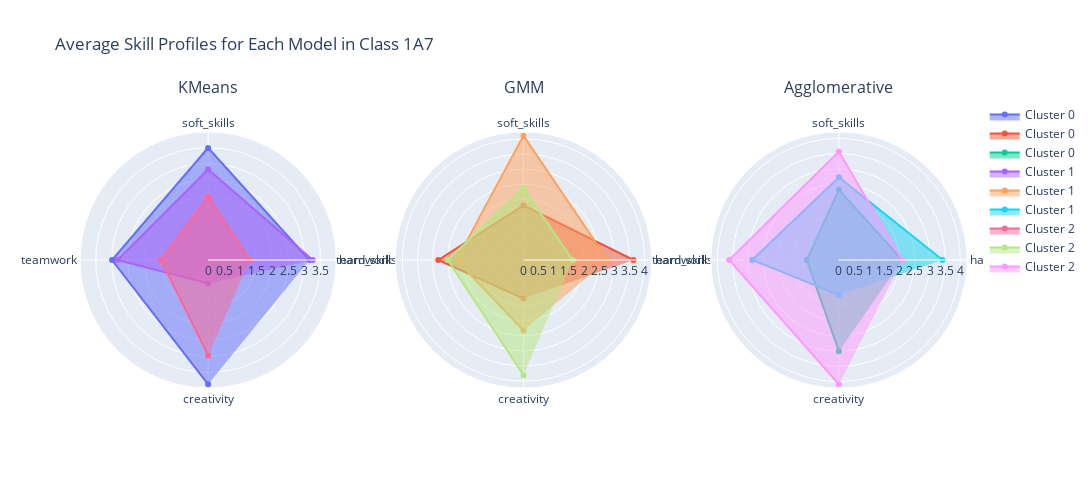

The notebook cell saved with this chart:
### Markdown cell above
#### Average Skill Profiles for Each Clustering Model
The following radar charts show the average skill profile for the clusters created by each algorithm. This gives us a better understanding of the characteristics of the groups each model has identified.

### Code cell
kmeans_avg = class_df.groupby('kmeans_cluster')[features].mean().reset_index()
gmm_avg = class_df.groupby('gmm_cluster')[features].mean().reset_index()
agglomerative_avg = class_df.groupby('agglomerative_cluster')[features].mean().reset_index()

fig = make_subplots(rows=1, cols=3, specs=[[{'type': 'polar'}, {'type': 'polar'}, {'type': 'polar'}]], subplot_titles=('KMeans', 'GMM', 'Agglomerative'))

for i in range(optimal_k):
    fig.add_trace(go.Scatterpolar(r=kmeans_avg.iloc[i, 1:], theta=features, fill='toself', name=f'Cluster {i}'), row=1, col=1)
    fig.add_trace(go.Scatterpolar(r=gmm_avg.iloc[i, 1:], theta=features, fill='toself', name=f'Cluster {i}'), row=1, col=2)
    fig.add_trace(go.Scatterpolar(r=agglomerative_avg.iloc[i, 1:], theta=features, fill='toself', name=f'Cluster {i}'), row=1, col=3)

fig.update_layout(title_text=f'Average Skill Profiles for Each Model in Class {selected_class}', height=500, width=1200)
fig.show()

### Figure 1 — Plotly figure (JSON) as saved in the notebook; plotly's stock layout.template omitted (floating-point values rounded to 4 significant figures)
{"data": [{"fill": "toself", "name": "Cluster 0", "r": [3.155, 3.492, 2.993, 3.874], "subplot": "polar", "theta": ["hard_skills", "soft_skills", "teamwork", "creativity"], "type": "scatterpolar"}, {"fill": "toself", "name": "Cluster 0", "r": [3.634, 1.807, 2.815, 1.275], "subplot": "polar2", "theta": ["hard_skills", "soft_skills", "teamwork", "creativity"], "type": "scatterpolar"}, {"fill": "toself", "name": "Cluster 0", "r": [2.091, 2.309, 1.058, 3.0], "subplot": "polar3", "theta": ["hard_skills", "soft_skills", "teamwork", "creativity"], "type": "scatterpolar"}, {"fill": "toself", "name": "Cluster 1", "r": [3.259, 2.821, 2.821, 0.7287], "subplot": "polar", "theta": ["hard_skills", "soft_skills", "teamwork", "creativity"], "type": "scatterpolar"}, {"fill": "toself", "name": "Cluster 1", "r": [2.781, 4.107, 2.214, 2.327], "subplot": "polar2", "theta": ["hard_skills", "soft_skills", "teamwork", "creativity"], "type": "scatterpolar"}, {"fill": "toself", "name": "Cluster 1", "r": [3.415, 2.722, 2.852, 1.148], "subplot": "polar3", "theta": ["hard_skills", "soft_skills", "teamwork", "creativity"], "type": "scatterpolar"}, {"fill": "toself", "name": "Cluster 2", "r": [1.294, 1.964, 1.469, 2.973], "subplot": "polar", "theta": ["hard_skills", "soft_skills", "teamwork", "creativity"], "type": "scatterpolar"}, {"fill": "toself", "name": "Cluster 2", "r": [1.627, 2.369, 2.502, 3.802], "subplot": "polar2", "theta": ["hard_skills", "soft_skills", "teamwork", "creativity"], "type": "scatterpolar"}, {"fill": "toself", "name": "Cluster 2", "r": [2.098, 3.569, 3.612, 4.095], "subplot": "polar3", "theta": ["hard_skills", "soft_skills", "teamwork", "creativity"], "type": "scatterpolar"}], "layout": {"annotations": [{"font": {"size": 16}, "showarrow": false, "text": "KMeans", "x": 0.1444, "xanchor": "center", "xref": "paper", "y": 1, "yanchor": "bottom", "yref": "paper"}, {"font": {"size": 16}, "showarrow": false, "text": "GMM", "x": 0.5, "xanchor": "center", "xref": "paper", "y": 1, "yanchor": "bottom", "yref": "paper"}, {"font": {"size": 16}, "showarrow": false, "text": "Agglomerative", "x": 0.8556, "xanchor": "center", "xref": "paper", "y": 1, "yanchor": "bottom", "yref": "paper"}], "height": 500, "polar": {"domain": {"x": [0, 0.2889], "y": [0, 1]}}, "polar2": {"domain": {"x": [0.3556, 0.6444], "y": [0, 1]}}, "polar3": {"domain": {"x": [0.7111, 1], "y": [0, 1]}}, "title": {"text": "Average Skill Profiles for Each Model in Class 1A7"}, "width": 1200}}
